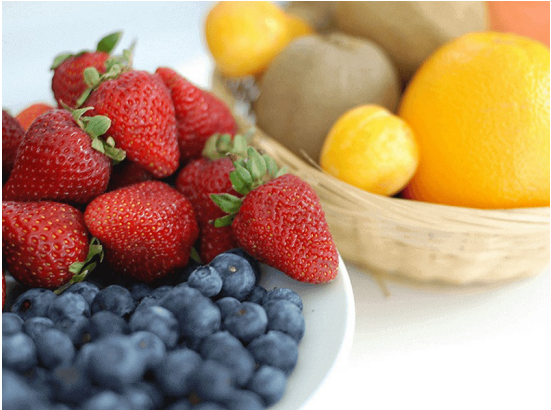
#> input picture Assets/imagen1.png, 551 x 410 px, found by its file name
$ python splite_rgb.py
#> lines starting #> are read from the running program, lines starting #| are printed output that depends on the picture
import cv2

imagem = cv2.imread('./Assets/imagen1.png')
#> imagem is the input picture: shape (410, 551, 3); mean B, G, R 115.5, 145.2, 177.3

#separa as imagens em cores
blue, green, red =  cv2.split(imagem)
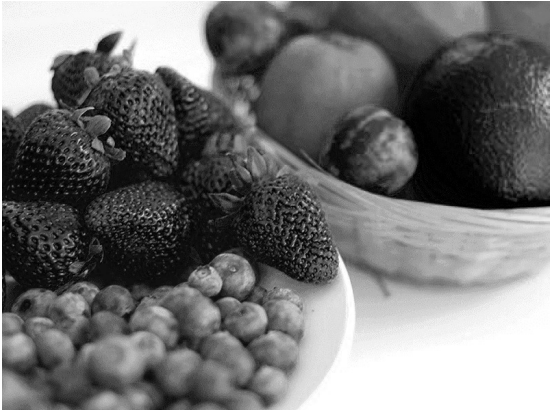
#> blue: shape (410, 551); min 0, max 255, mean 115.5
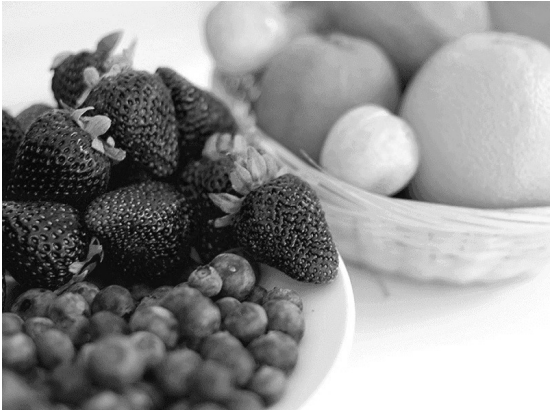
#> green: shape (410, 551); min 4, max 255, mean 145.2
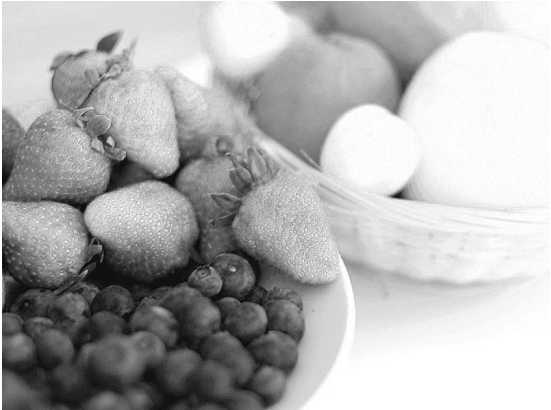
#> red: shape (410, 551); min 7, max 255, mean 177.3

cv2.imshow("red", red)
cv2.imshow("green", green)
cv2.imshow("blue", blue)

#salva as imagens em disco
cv2.imwrite('./Assets/ImagesCapitulo4/imagenRed.png', red)
cv2.imwrite('./Assets/ImagesCapitulo4/imagenBlue.png', blue)
cv2.imwrite('./Assets/ImagesCapitulo4/imagenGreen.png', green)

#junta as cores novamente
imagemMerge = cv2.merge((blue,green,red))

cv2.imshow("Original", imagemMerge)

#convetendo em tons de cinza
cinza = cv2.cvtColor(imagem, cv2.COLOR_RGB2GRAY)
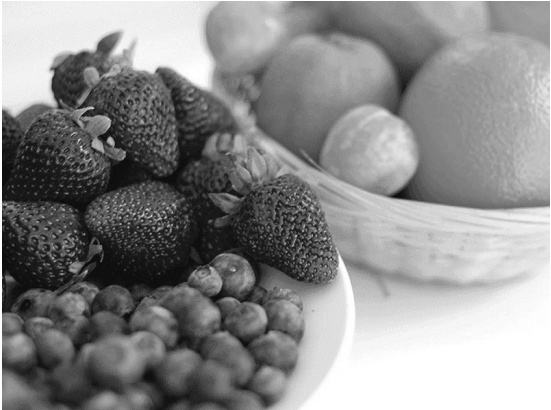
#> cinza: shape (410, 551); min 8, max 255, mean 140

cv2.imshow("Cinza", cinza)

cv2.waitKey(0)
cv2.destroyAllWindows()
